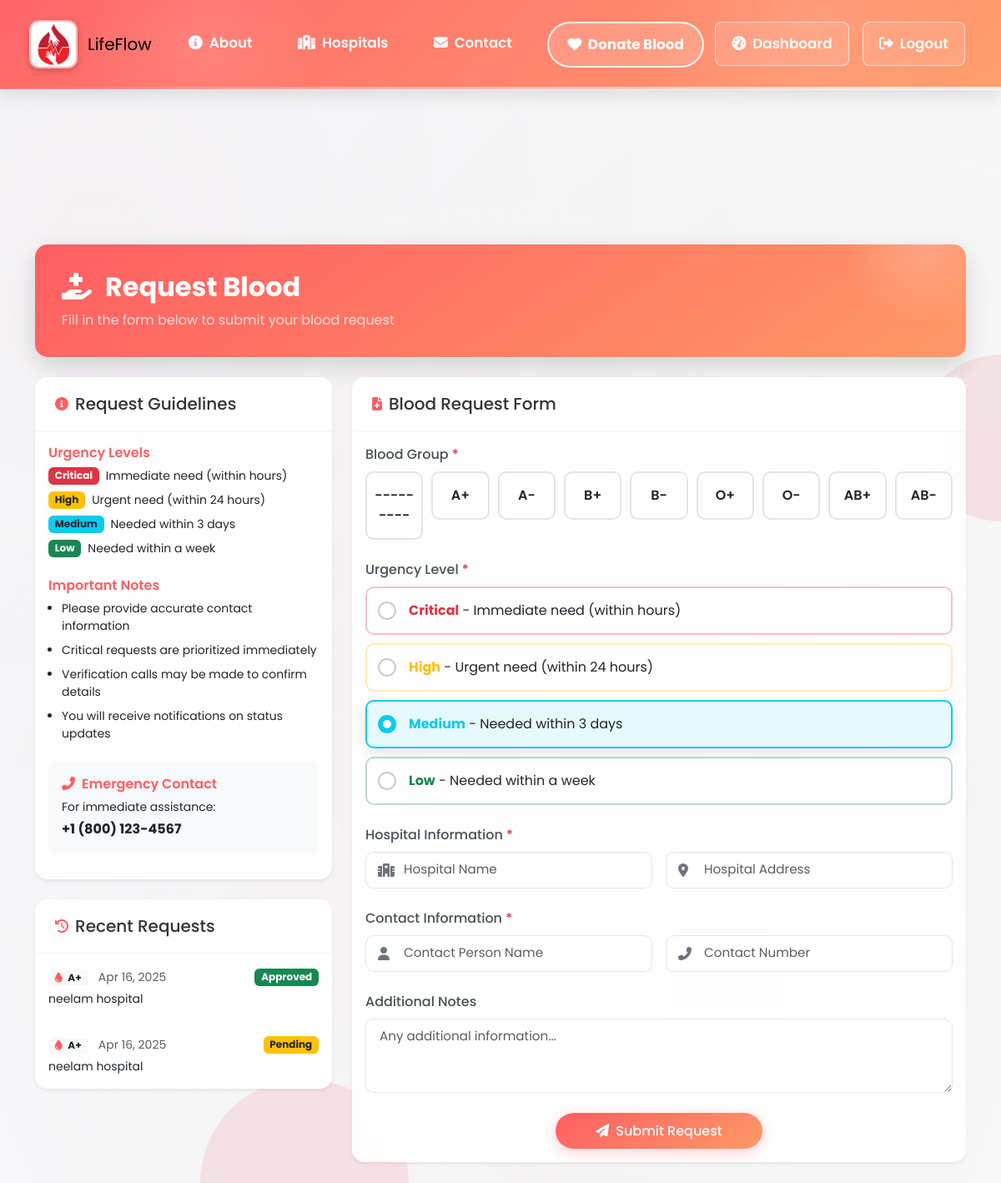
/request-blood/ (signed in), run on the app's committed database.
### core/models.py (models this page shows, shortened)
class BloodRequest(models.Model):
    URGENCY_CHOICES = [
        ('low', 'Low'),
        ('medium', 'Medium'),
        ('high', 'High'),
        ('critical', 'Critical'),
    ]
    STATUS_CHOICES = [
        ('pending', 'Pending'),
        ('approved', 'Approved'),
        ('rejected', 'Rejected'),
    ]
    user = models.ForeignKey(
        settings.AUTH_USER_MODEL,
        on_delete=models.CASCADE,
        default=get_default_user
    )
    blood_group = models.CharField(max_length=3, choices=BLOOD_GROUP_CHOICES)
    hospital_name = models.CharField(max_length=100, default='')
    hospital_address = models.TextField(default='')
    contact_name = models.CharField(max_length=100, default='')
    contact_number = models.CharField(max_length=15, default='')
    urgency = models.CharField(max_length=8, choices=URGENCY_CHOICES, default='medium')
    status = models.CharField(max_length=8, choices=STATUS_CHOICES, default='pending')
    created_at = models.DateTimeField(auto_now_add=True)
    additional_notes = models.TextField(blank=True, default='')
    requester_notified = models.BooleanField(default=False)
    class Meta:
        ordering = ['-created_at']

### core/views.py (the view)
# urls.py: path('request-blood/', views.request_blood, name='request_blood'),
@login_required
def request_blood(request):
    if request.method == 'POST':
        form = BloodRequestForm(request.POST)
        if form.is_valid():
            blood_request = form.save(commit=False)
            blood_request.user = request.user  # Changed from requester to user
            blood_request.save()
            messages.success(request, "Blood request submitted successfully")
            return redirect('dashboard')
    else:
        form = BloodRequestForm()
    user_requests = BloodRequest.objects.filter(user=request.user).order_by('-created_at')
    return render(request, 'request_blood.html', {
        'form': form,
        'user_requests': user_requests
    })

### core/templates/request_blood.html (shortened to what this page needs)
{% extends "base.html" %}
{% load static %}
{% block content %}
<div class="container mt-5 pt-5">
    <div class="page-header d-flex align-items-center mb-4">
        <div>
            <h2 class="fw-bold mb-2"><i class="fas fa-hand-holding-medical me-3"></i>Request Blood</h2>
            <p class="mb-0 opacity-75">Fill in the form below to submit your blood request</p>
        </div>
    </div>
    <div class="row">
        <div class="col-lg-4 mb-4">
            <div class="card shadow-sm mb-4">
                <div class="card-header d-flex align-items-center">
                    <i class="fas fa-info-circle me-2" style="color: #ff5e62;"></i>
                    <h5 class="mb-0">Request Guidelines</h5>
                </div>
                <div class="card-body">
                    <div class="mb-4">
                        <h6 class="text-highlight mb-2">Urgency Levels</h6>
                        <div class="d-flex align-items-center mb-2">
                            <span class="badge bg-danger me-2">Critical</span>
                            <span class="small">Immediate need (within hours)</span>
                        </div>
                        <div class="d-flex align-items-center mb-2">
                            <span class="badge bg-warning text-dark me-2">High</span>
                            <span class="small">Urgent need (within 24 hours)</span>
                        </div>
                        <div class="d-flex align-items-center mb-2">
                            <span class="badge bg-info text-dark me-2">Medium</span>
                            <span class="small">Needed within 3 days</span>
                        </div>
                        <div class="d-flex align-items-center mb-2">
                            <span class="badge bg-success me-2">Low</span>
                            <span class="small">Needed within a week</span>
                        </div>
                    </div>
                    <div class="mb-4">
                        <h6 class="text-highlight mb-2">Important Notes</h6>
                        <ul class="small ps-3">
                            <li class="mb-2">Please provide accurate contact information</li>
                            <li class="mb-2">Critical requests are prioritized immediately</li>
                            <li class="mb-2">Verification calls may be made to confirm details</li>
                            <li class="mb-2">You will receive notifications on status updates</li>
                        </ul>
                    </div>
                    <div class="bg-light p-3 rounded mb-3">
                        <h6 class="text-highlight mb-2"><i class="fas fa-phone-alt me-2"></i>Emergency Contact</h6>
                        <p class="small mb-1">For immediate assistance:</p>
                        <p class="fw-bold mb-0">+1 (800) 123-4567</p>
                    </div>
                </div>
            </div>
            {% if user_requests %}
            <div class="card shadow-sm">
                <div class="card-header d-flex align-items-center">
                    <i class="fas fa-history me-2" style="color: #ff5e62;"></i>
                    <h5 class="mb-0">Recent Requests</h5>
                </div>
                <div class="card-body p-0">
                    <ul class="list-group list-group-flush">
                        {% for request in user_requests %}
                        <li class="list-group-item border-0 py-3">
                            <div class="d-flex justify-content-between align-items-center">
                                <div>
                                    <span class="badge bg-light text-dark">
                                        <i class="fas fa-tint me-1" style="color: #ff5e62;"></i> {{ request.blood_group }}
                                    </span>
                                    <small class="text-muted ms-2">{{ request.created_at|date:"M d, Y" }}</small>
                                </div>
                                <span class="badge {% if request.status == 'pending' %}bg-warning text-dark
                                    {% elif request.status == 'approved' %}bg-success
                                    {% else %}bg-secondary{% endif %}">
                                    {{ request.status|title }}
                                </span>
                            </div>
                            <div class="small mt-1">{{ request.hospital_name }}</div>
                        </li>
                        {% endfor %}
                    </ul>
                </div>
            </div>
            {% endif %}
        </div>
        <div class="col-lg-8">
            <div class="card shadow-sm">
                <div class="card-header d-flex align-items-center">
                    <i class="fas fa-file-medical me-2" style="color: #ff5e62;"></i>
                    <h5 class="mb-0">Blood Request Form</h5>
                </div>
                <div class="card-body">
                    <form method="POST" class="needs-validation" novalidate>
                        <div class="mb-4">
                            <label class="form-label">Blood Group <span class="text-danger">*</span></label>
                            <div class="blood-type-selector">
                                {% for choice in form.blood_group.field.choices %}
                                <div class="blood-type-option">
                                    <label for="blood_{{ choice.0 }}">{{ choice.1 }}</label>
                                </div>
                                {% endfor %}
                            </div>
                        </div>
                        <div class="mb-4">
                            <label class="form-label">Urgency Level <span class="text-danger">*</span></label>
                            <div class="urgency-selector">
                                <div class="urgency-option urgency-critical">
                                    <label for="urgency_critical">
                                        <strong class="text-danger">Critical</strong> - Immediate need (within hours)
                                    </label>
                                </div>
                                <div class="urgency-option urgency-high">
                                    <label for="urgency_high">
                                        <strong class="text-warning">High</strong> - Urgent need (within 24 hours)
                                    </label>
                                </div>
                                <div class="urgency-option urgency-medium">
                                    <label for="urgency_medium">
                                        <strong class="text-info">Medium</strong> - Needed within 3 days
                                    </label>
                                </div>
                                <div class="urgency-option urgency-low">
                                    <label for="urgency_low">
                                        <strong class="text-success">Low</strong> - Needed within a week
                                    </label>
                                </div>
                            </div>
                        </div>
                        <div class="mb-4">
                            <label class="form-label">Hospital Information <span class="text-danger">*</span></label>
                            <div class="row g-3">
                                <div class="col-md-6">
                                    <div class="input-icon-wrapper">
                                        <i class="fas fa-hospital input-icon"></i>
                                        <input type="text" class="form-control input-with-icon" id="hospital_name"
                                               name="hospital_name" placeholder="Hospital Name"
                                               value="{{ form.hospital_name.value|default:'' }}" required>
                                    </div>
                                </div>
                                <div class="col-md-6">
                                    <div class="input-icon-wrapper">
                                        <i class="fas fa-map-marker-alt input-icon"></i>
                                        <input type="text" class="form-control input-with-icon" id="hospital_address"
                                               name="hospital_address" placeholder="Hospital Address"
                                               value="{{ form.hospital_address.value|default:'' }}" required>
                                    </div>
                                </div>
                            </div>
                        </div>
                        <div class="mb-4">
                            <label class="form-label">Contact Information <span class="text-danger">*</span></label>
                            <div class="row g-3">
                                <div class="col-md-6">
                                    <div class="input-icon-wrapper">
                                        <i class="fas fa-user input-icon"></i>
                                        <input type="text" class="form-control input-with-icon" id="contact_name"
                                               name="contact_name" placeholder="Contact Person Name"
                                               value="{{ form.contact_name.value|default:'' }}" required>
                                    </div>
                                </div>
                                <div class="col-md-6">
                                    <div class="input-icon-wrapper">
                                        <i class="fas fa-phone-alt input-icon"></i>
                                        <input type="tel" class="form-control input-with-icon" id="contact_number"
                                               name="contact_number" placeholder="Contact Number"
                                               value="{{ form.contact_number.value|default:'' }}" required>
                                    </div>
                                </div>
                            </div>
                        </div>
                        <div class="mb-4">
                            <label for="additional_notes" class="form-label">Additional Notes</label>
                            <textarea class="form-control" id="additional_notes" name="additional_notes"
                                      rows="3" placeholder="Any additional information...">{{ form.additional_notes.value|default:'' }}</textarea>
                        </div>
                        <div class="text-center">
                            <button type="submit" class="btn btn-gradient px-5">
                                <i class="fas fa-paper-plane me-2"></i>Submit Request
                            </button>
                        </div>
                    </form>
                </div>
            </div>
        </div>
    </div>
</div>
{% endblock %}

### data on the page
BloodRequest: blood_group "A+", created_at "Apr 16, 2025", status "Approved", hospital_name "neelam hospital"
BloodRequest: blood_group "A+", created_at "Apr 16, 2025", status "Pending", hospital_name "neelam hospital"

### other printed values
{{ choice.1 }} "---------" "A+" "A-" "B+" "B-" "O+" "O-" "AB+" "AB-"
